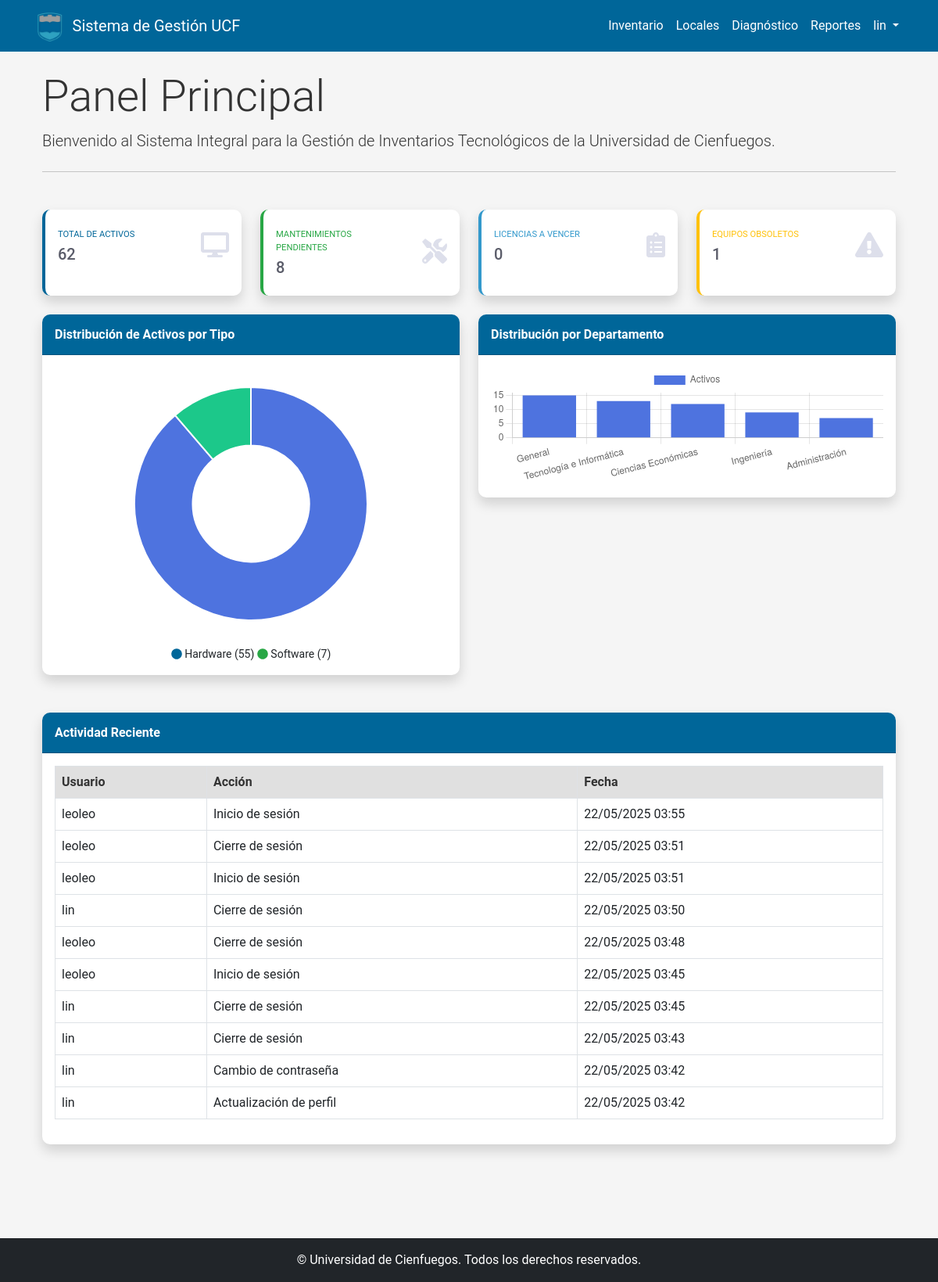
Page /usuarios/dashboard/ (signed in) on the committed database.
### usuarios/models.py (models this page shows, shortened)
class LogActividad(models.Model):
    usuario = models.ForeignKey(User, on_delete=models.CASCADE)
    accion = models.CharField(max_length=255)
    fecha = models.DateTimeField(auto_now_add=True)
    detalles = models.TextField(blank=True, null=True)
    ip = models.GenericIPAddressField(blank=True, null=True)
    class Meta:
        verbose_name = "Log de Actividad"
        verbose_name_plural = "Logs de Actividades"
        ordering = ['-fecha']

### usuarios/views.py (the view)
# urls.py: path('dashboard/', views.dashboard_view, name='dashboard'),
@login_required
def dashboard_view(request):
    try:
        from inventario.models import Activo, Hardware, Software, Mantenimiento
        from django.db.models import Count, Q
        from django.utils import timezone
        from datetime import timedelta
        hoy = timezone.now().date()
        try:
            hardware_ids = Hardware.objects.values_list('activo_id', flat=True)
            software_ids = Software.objects.values_list('activo_id', flat=True)
            total_activos = Activo.objects.filter(
                id__in=list(hardware_ids) + list(software_ids)
            ).exclude(estado='baja').count()
            total_hardware = Hardware.objects.select_related('activo').filter(
                activo__estado__in=['activo', 'en_mantenimiento', 'obsoleto']
            ).count()
            total_software = Software.objects.select_related('activo').filter(
                activo__estado__in=['activo', 'en_mantenimiento', 'obsoleto']
            ).count()
            mantenimientos_pendientes = Mantenimiento.objects.filter(
                Q(estado='programado') | Q(estado='en_proceso')
            ).count()
            equipos_obsoletos = Activo.objects.filter(
                estado='obsoleto').count()
            software_vencer = Software.objects.filter(
                fecha_vencimiento__isnull=False,
                fecha_vencimiento__gte=hoy,
                fecha_vencimiento__lte=hoy + timedelta(days=30),
                activo__estado='activo'
            ).count()
            por_departamento = Activo.objects.filter(
                id__in=list(hardware_ids) + list(software_ids)
            ).exclude(
                estado='baja'
            ).values(
                'departamento__nombre'
            ).annotate(
                total=Count('id')
            ).order_by('-total')[:5]
        except Exception:
            total_activos = 0
            total_hardware = 0
            total_software = 0
            mantenimientos_pendientes = 0
            equipos_obsoletos = 0
            software_vencer = 0
            por_departamento = []
        actividades = LogActividad.objects.select_related(
            'usuario').order_by('-fecha')[:10]
        context = {
            'total_activos': total_activos,
            'total_hardware': total_hardware,
            'total_software': total_software,
            'mantenimientos_pendientes': mantenimientos_pendientes,
            'equipos_obsoletos': equipos_obsoletos,
            'software_vencer': software_vencer,
            'por_departamento': por_departamento,
            'actividades': actividades,
        }
        return render(request, 'usuarios/dashboard.html', context)
    except Exception as e:
        messages.error(request, 'Error al cargar el dashboard.')
        context = {
            'total_activos': 0,
            'total_hardware': 0,
            'total_software': 0,
            'mantenimientos_pendientes': 0,
            'equipos_obsoletos': 0,
            'software_vencer': 0,
            'por_departamento': [],
            'actividades': [],
        }
        return render(request, 'usuarios/dashboard.html', context)

### templates/usuarios/dashboard.html (shortened to what this page needs)
{% extends 'base/base.html' %}
{% block content %}
<div class="container">
    <div class="row mb-4">
        <div class="col-12">
            <h1 class="display-4">Panel Principal</h1>
            <p class="lead">Bienvenido al Sistema Integral para la Gestión de Inventarios Tecnológicos de la Universidad de Cienfuegos.</p>
            <hr class="my-4">
        </div>
    </div>
    <div class="row">
        <div class="col-xl-3 col-md-6 mb-4">
            <div class="card border-left-primary shadow h-100 py-2">
                <div class="card-body">
                    <div class="row no-gutters align-items-center">
                        <div class="col mr-2">
                            <div class="text-xs font-weight-bold text-primary text-uppercase mb-1">
                                Total de Activos</div>
                            <div class="h5 mb-0 font-weight-bold text-gray-800">{{ total_activos }}</div>
                        </div>
                        <div class="col-auto">
                            <i class="fas fa-desktop fa-2x text-gray-300"></i>
                        </div>
                    </div>
                </div>
            </div>
        </div>
        <div class="col-xl-3 col-md-6 mb-4">
            <div class="card border-left-success shadow h-100 py-2">
                <div class="card-body">
                    <div class="row no-gutters align-items-center">
                        <div class="col mr-2">
                            <div class="text-xs font-weight-bold text-success text-uppercase mb-1">
                                Mantenimientos Pendientes</div>
                            <div class="h5 mb-0 font-weight-bold text-gray-800">{{ mantenimientos_pendientes }}</div>
                        </div>
                        <div class="col-auto">
                            <i class="fas fa-tools fa-2x text-gray-300"></i>
                        </div>
                    </div>
                </div>
            </div>
        </div>
        <div class="col-xl-3 col-md-6 mb-4">
            <div class="card border-left-info shadow h-100 py-2">
                <div class="card-body">
                    <div class="row no-gutters align-items-center">
                        <div class="col mr-2">
                            <div class="text-xs font-weight-bold text-info text-uppercase mb-1">Licencias a Vencer
                            </div>
                            <div class="row no-gutters align-items-center">
                                <div class="col-auto">
                                    <div class="h5 mb-0 mr-3 font-weight-bold text-gray-800">{{ software_vencer }}</div>
                                </div>
                            </div>
                        </div>
                        <div class="col-auto">
                            <i class="fas fa-clipboard-list fa-2x text-gray-300"></i>
                        </div>
                    </div>
                </div>
            </div>
        </div>
        <div class="col-xl-3 col-md-6 mb-4">
            <div class="card border-left-warning shadow h-100 py-2">
                <div class="card-body">
                    <div class="row no-gutters align-items-center">
                        <div class="col mr-2">
                            <div class="text-xs font-weight-bold text-warning text-uppercase mb-1">
                                Equipos Obsoletos</div>
                            <div class="h5 mb-0 font-weight-bold text-gray-800">{{ equipos_obsoletos }}</div>
                        </div>
                        <div class="col-auto">
                            <i class="fas fa-exclamation-triangle fa-2x text-gray-300"></i>
                        </div>
                    </div>
                </div>
            </div>
        </div>
    </div>
    <div class="row">
        <div class="col-lg-6 mb-4">
            <div class="card shadow mb-4">
                <div class="card-header py-3">
                    <h6 class="m-0 font-weight-bold text-primary">Distribución de Activos por Tipo</h6>
                </div>
                <div class="card-body">
                    <div class="chart-pie pt-4 pb-2">
                        <canvas id="distribucionTipoChart"></canvas>
                    </div>
                    <div class="mt-4 text-center small">
                        <span class="mr-2">
                            <i class="fas fa-circle text-primary"></i> Hardware ({{ total_hardware }})
                        </span>
                        <span class="mr-2">
                            <i class="fas fa-circle text-success"></i> Software ({{ total_software }})
                        </span>
                    </div>
                </div>
            </div>
        </div>
        <div class="col-lg-6 mb-4">
            <div class="card shadow mb-4">
                <div class="card-header py-3">
                    <h6 class="m-0 font-weight-bold text-primary">Distribución por Departamento</h6>
                </div>
                <div class="card-body">
                    <div class="chart-bar">
                        <canvas id="distribucionDepartamentoChart"></canvas>
                    </div>
                </div>
            </div>
        </div>
    </div>
    <div class="row">
        <div class="col-lg-12 mb-4">
            <div class="card shadow mb-4">
                <div class="card-header py-3">
                    <h6 class="m-0 font-weight-bold text-primary">Actividad Reciente</h6>
                </div>
                <div class="card-body">
                    {% if actividades %}
                        <div class="table-responsive">
                            <table class="table table-bordered" width="100%" cellspacing="0">
                                <thead>
                                    <tr>
                                        <th>Usuario</th>
                                        <th>Acción</th>
                                        <th>Fecha</th>
                                    </tr>
                                </thead>
                                <tbody>
                                    {% for actividad in actividades %}
                                    <tr>
                                        <td>{{ actividad.usuario.username }}</td>
                                        <td>{{ actividad.accion }}</td>
                                        <td>{{ actividad.fecha|date:"d/m/Y H:i" }}</td>
                                    </tr>
                                    {% endfor %}
                                </tbody>
                            </table>
                        </div>
                    {% else %}
                        <p>No hay actividades recientes registradas.</p>
                    {% endif %}
                </div>
            </div>
        </div>
    </div>
</div>
{% endblock %}
{% block extra_js %}
<script>
    document.addEventListener('DOMContentLoaded', function() {
        // Gráfico de tipo de activos
        var ctxPie = document.getElementById('distribucionTipoChart').getContext('2d');
        var myPieChart = new Chart(ctxPie, {
            type: 'doughnut',
            data: {
                labels: ['Hardware', 'Software'],
                datasets: [{
                    data: [{{ total_hardware }}, {{ total_software }}],
                    backgroundColor: ['#4e73df', '#1cc88a'],
                    hoverBackgroundColor: ['#2e59d9', '#17a673'],
                    hoverBorderColor: "rgba(234, 236, 244, 1)",
                }],
            },
            options: {
                maintainAspectRatio: false,
                plugins: {
                    legend: {
                        display: false
                    }
                },
                cutout: '50%',
            },
        });
        // Gráfico de departamentos
        var ctxBar = document.getElementById('distribucionDepartamentoChart').getContext('2d');
        var myBarChart = new Chart(ctxBar, {
            type: 'bar',
            data: {
                labels: [
                    {% for depto in por_departamento %}
                    "{{ depto.departamento__nombre }}",
                    {% endfor %}
                ],
                datasets: [{
                    label: "Activos",
                    backgroundColor: "#4e73df",
                    hoverBackgroundColor: "#2e59d9",
                    data: [
                        {% for depto in por_departamento %}
                        {{ depto.total }},
                        {% endfor %}
                    ],
                }],
            },
            options: {
                maintainAspectRatio: false,
                scales: {
                    y: {
                        beginAtZero: true
                    }
                }
            }
        });
    });
</script>
{% endblock %}

### templates/base/base.html (shortened to what this page needs)
<!DOCTYPE html>
<html lang="es">
<head>
    <link href="https://cdn.jsdelivr.net/npm/bootstrap@5.3.0-alpha1/dist/css/bootstrap.min.css" rel="stylesheet">
    <link rel="stylesheet" href="/static/css/main.css">
</head>
<body>
    <header>
        <nav class="navbar navbar-expand-lg navbar-dark bg-primary">
            <div class="container">
                <a class="navbar-brand d-flex align-items-center" href="/">
                    <img src="/static/img/logo_ucf.png" alt="Logo UCF" height="40" class="me-2">
                    <span>Sistema de Gestión UCF</span>
                </a>
                <div class="collapse navbar-collapse" id="navbarNav">
                    <ul class="navbar-nav ms-auto">
                        {% if user.is_authenticated %}
                            <li class="nav-item">
                                <a class="nav-link" href="/inventario/">Inventario</a>
                            </li>
                            <li class="nav-item">
                                <a class="nav-link" href="/locales/">Locales</a>
                            </li>
                            <li class="nav-item">
                                <a class="nav-link" href="/diagnostico/">Diagnóstico</a>
                            </li>
                            <li class="nav-item">
                                <a class="nav-link" href="/reportes/">Reportes</a>
                            </li>
                            <li class="nav-item dropdown">
                                <a class="nav-link dropdown-toggle" href="#" id="navbarDropdown" role="button" data-bs-toggle="dropdown">
                                    {{ user.username }}
                                </a>
                            </li>
                        {% else %}
                            <li class="nav-item">
                            </li>
                        {% endif %}
                    </ul>
                </div>
            </div>
        </nav>
    </header>
    <main class="container py-4">
        {% block content %}{% endblock %}
    </main>
    <footer class="bg-dark text-white mt-5 py-3">
        <div class="container text-center">
            <p class="mb-0">© {{ current_year }} Universidad de Cienfuegos. Todos los derechos reservados.</p>
        </div>
    </footer>
    {% block extra_js %}{% endblock %}
</body>
</html>

### rows in the picture
LogActividad: usuario.username "leoleo", accion "Inicio de sesión", fecha "22/05/2025 03:55"
LogActividad: usuario.username "leoleo", accion "Cierre de sesión", fecha "22/05/2025 03:51"
LogActividad: usuario.username "leoleo", accion "Inicio de sesión", fecha "22/05/2025 03:51"
LogActividad: usuario.username "lin", accion "Cierre de sesión", fecha "22/05/2025 03:50"
LogActividad: usuario.username "leoleo", accion "Cierre de sesión", fecha "22/05/2025 03:48"
LogActividad: usuario.username "leoleo", accion "Inicio de sesión", fecha "22/05/2025 03:45"
LogActividad: usuario.username "lin", accion "Cierre de sesión", fecha "22/05/2025 03:45"
LogActividad: usuario.username "lin", accion "Cierre de sesión", fecha "22/05/2025 03:43"
LogActividad: usuario.username "lin", accion "Cambio de contraseña", fecha "22/05/2025 03:42"
LogActividad: usuario.username "lin", accion "Actualización de perfil", fecha "22/05/2025 03:42"

### other values in the picture
{{ user.username }} "lin"
{{ total_activos }} "62"
{{ mantenimientos_pendientes }} "8"
{{ software_vencer }} "0"
{{ equipos_obsoletos }} "1"
{{ total_hardware }} "55"
{{ total_software }} "7"
chart data {{ total_hardware }} 55
chart data {{ total_software }} 7
chart data {{ depto.departamento__nombre }} General, Tecnología e Informática, Ciencias Económicas, Ingeniería, Administración
chart data {{ depto.total }} 15, 13, 12, 9, 7
